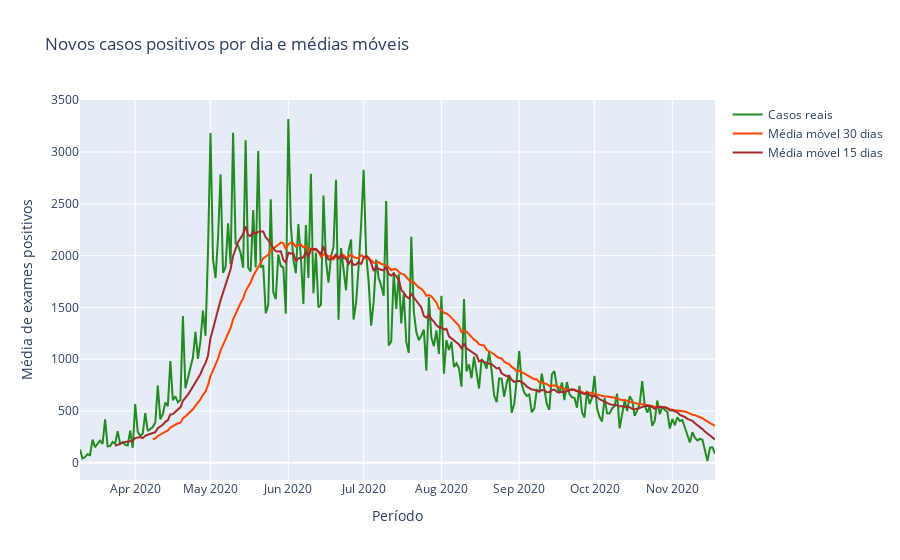

This figure's notebook cell:
### Code cell
# gráfico de confirmados 01
g_mms_pos = go.Figure()

add_trace(g_mms_pos, mms_positivos['datas'], mms_positivos['casos_positivos'], name='Casos reais')
add_trace(g_mms_pos, mms_positivos['datas'], mms_positivos['media_movel30'], color='orangered', name='Média móvel 30 dias')
add_trace(g_mms_pos, mms_positivos['datas'], mms_positivos['media_movel15'], color='brown', name='Média móvel 15 dias')

g_mms_pos.update_layout(title='Novos casos positivos por dia e médias móveis',
xaxis_title='Período',
yaxis_title='Média de exames positivos')


py.iplot(g_mms_pos)

### Figure 1 — Plotly figure (JSON) as saved in the notebook; plotly's stock layout.template omitted (floating-point values rounded to 4 significant figures; data arrays with more than 128 entries replaced by an {"elided": "..."} marker saying what was removed)
{"data": [{"line": {"color": "forestgreen"}, "mode": "lines", "name": "Casos reais", "type": "scatter", "x": {"elided": "254 str values"}, "y": {"elided": "254 int values"}}, {"line": {"color": "orangered"}, "mode": "lines", "name": "Média móvel 30 dias", "type": "scatter", "x": {"elided": "254 str values"}, "y": {"elided": "254 float values"}}, {"line": {"color": "brown"}, "mode": "lines", "name": "Média móvel 15 dias", "type": "scatter", "x": {"elided": "254 str values"}, "y": {"elided": "254 float values"}}], "layout": {"title": {"text": "Novos casos positivos por dia e médias móveis"}, "xaxis": {"title": {"text": "Período"}}, "yaxis": {"title": {"text": "Média de exames positivos"}}}}
